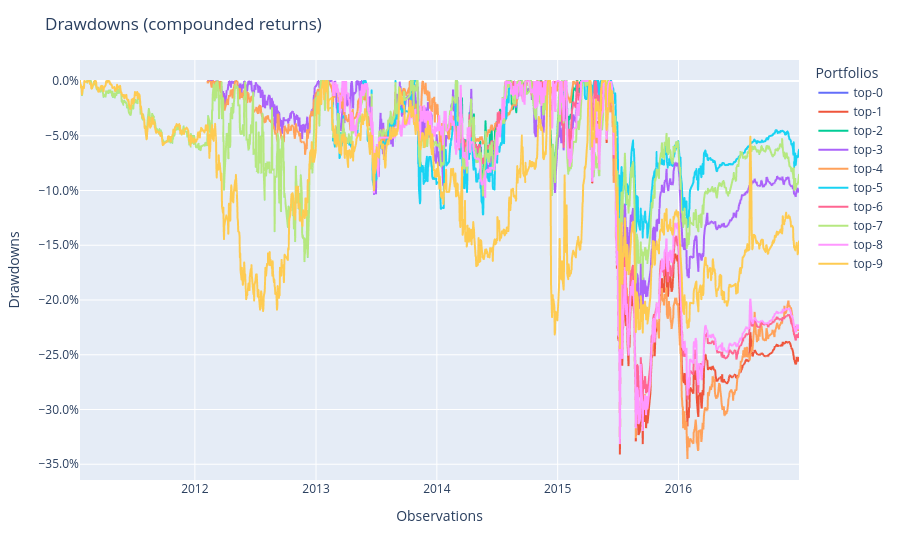

The notebook cell saved with this chart:
### Code cell
topk_pops.plot_drawdowns()

### Figure 1 — Plotly figure (JSON) as saved in the notebook; plotly's stock layout.template omitted (floating-point values rounded to 4 significant figures; data arrays with more than 128 entries replaced by an {"elided": "..."} marker saying what was removed)
{"data": [{"hovertemplate": "variable=top-0<br>index=%{x}<br>value=%{y}<extra></extra>", "legendgroup": "top-0", "line": {"color": "#636efa", "dash": "solid"}, "marker": {"symbol": "circle"}, "mode": "lines", "name": "top-0", "showlegend": true, "type": "scattergl", "x": {"elided": "1447 str values"}, "xaxis": "x", "y": {"elided": "1447 float values"}, "yaxis": "y"}, {"hovertemplate": "variable=top-1<br>index=%{x}<br>value=%{y}<extra></extra>", "legendgroup": "top-1", "line": {"color": "#EF553B", "dash": "solid"}, "marker": {"symbol": "circle"}, "mode": "lines", "name": "top-1", "showlegend": true, "type": "scattergl", "x": {"elided": "1447 str values"}, "xaxis": "x", "y": {"elided": "1447 float values"}, "yaxis": "y"}, {"hovertemplate": "variable=top-2<br>index=%{x}<br>value=%{y}<extra></extra>", "legendgroup": "top-2", "line": {"color": "#00cc96", "dash": "solid"}, "marker": {"symbol": "circle"}, "mode": "lines", "name": "top-2", "showlegend": true, "type": "scattergl", "x": {"elided": "1447 str values"}, "xaxis": "x", "y": {"elided": "1447 float values"}, "yaxis": "y"}, {"hovertemplate": "variable=top-3<br>index=%{x}<br>value=%{y}<extra></extra>", "legendgroup": "top-3", "line": {"color": "#ab63fa", "dash": "solid"}, "marker": {"symbol": "circle"}, "mode": "lines", "name": "top-3", "showlegend": true, "type": "scattergl", "x": {"elided": "1447 str values"}, "xaxis": "x", "y": {"elided": "1447 float values"}, "yaxis": "y"}, {"hovertemplate": "variable=top-4<br>index=%{x}<br>value=%{y}<extra></extra>", "legendgroup": "top-4", "line": {"color": "#FFA15A", "dash": "solid"}, "marker": {"symbol": "circle"}, "mode": "lines", "name": "top-4", "showlegend": true, "type": "scattergl", "x": {"elided": "1447 str values"}, "xaxis": "x", "y": {"elided": "1447 float values"}, "yaxis": "y"}, {"hovertemplate": "variable=top-5<br>index=%{x}<br>value=%{y}<extra></extra>", "legendgroup": "top-5", "line": {"color": "#19d3f3", "dash": "solid"}, "marker": {"symbol": "circle"}, "mode": "lines", "name": "top-5", "showlegend": true, "type": "scattergl", "x": {"elided": "1447 str values"}, "xaxis": "x", "y": {"elided": "1447 float values"}, "yaxis": "y"}, {"hovertemplate": "variable=top-6<br>index=%{x}<br>value=%{y}<extra></extra>", "legendgroup": "top-6", "line": {"color": "#FF6692", "dash": "solid"}, "marker": {"symbol": "circle"}, "mode": "lines", "name": "top-6", "showlegend": true, "type": "scattergl", "x": {"elided": "1447 str values"}, "xaxis": "x", "y": {"elided": "1447 float values"}, "yaxis": "y"}, {"hovertemplate": "variable=top-7<br>index=%{x}<br>value=%{y}<extra></extra>", "legendgroup": "top-7", "line": {"color": "#B6E880", "dash": "solid"}, "marker": {"symbol": "circle"}, "mode": "lines", "name": "top-7", "showlegend": true, "type": "scattergl", "x": {"elided": "1447 str values"}, "xaxis": "x", "y": {"elided": "1447 float values"}, "yaxis": "y"}, {"hovertemplate": "variable=top-8<br>index=%{x}<br>value=%{y}<extra></extra>", "legendgroup": "top-8", "line": {"color": "#FF97FF", "dash": "solid"}, "marker": {"symbol": "circle"}, "mode": "lines", "name": "top-8", "showlegend": true, "type": "scattergl", "x": {"elided": "1447 str values"}, "xaxis": "x", "y": {"elided": "1447 float values"}, "yaxis": "y"}, {"hovertemplate": "variable=top-9<br>index=%{x}<br>value=%{y}<extra></extra>", "legendgroup": "top-9", "line": {"color": "#FECB52", "dash": "solid"}, "marker": {"symbol": "circle"}, "mode": "lines", "name": "top-9", "showlegend": true, "type": "scattergl", "x": {"elided": "1447 str values"}, "xaxis": "x", "y": {"elided": "1447 float values"}, "yaxis": "y"}], "layout": {"legend": {"title": {"text": "Portfolios"}, "tracegroupgap": 0}, "margin": {"t": 60}, "title": {"text": "Drawdowns (compounded returns)"}, "xaxis": {"anchor": "y", "domain": [0, 1], "title": {"text": "Observations"}}, "yaxis": {"anchor": "x", "domain": [0, 1], "tickformat": ".1%", "title": {"text": "Drawdowns"}}}}
